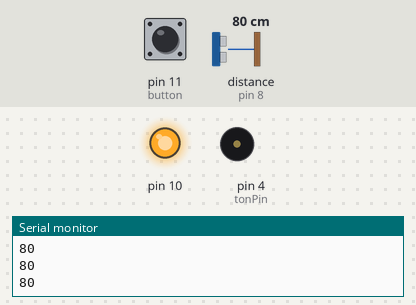
The sketch below on a simulated Arduino Uno, built with avr-gcc and run on an emulated ATmega328P. Parts: output pins drawn as LEDs (lit = HIGH), buzzer (waves = sounding), the last lines printed to the serial monitor. Wiring (inferred from the names in the program): ultrasonic range finder: trigger pin 7; echo pin 8. The test bench sets the inputs (shaded band); at power-on: distance to the obstacle (sensor on pin 8) 80 cm, pin 11 (button) LOW. The echo pulse lasts 58.3 µs per cm; pins used as bus, display or sensor lines are not drawn.

Above: at 2.4 s.
2.5 s: distance to the obstacle (sensor on pin 8) set to 72 cm
At 2.94 s:
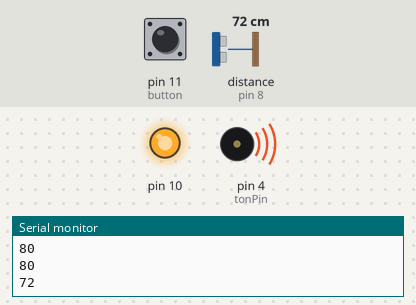
At 3.34 s:
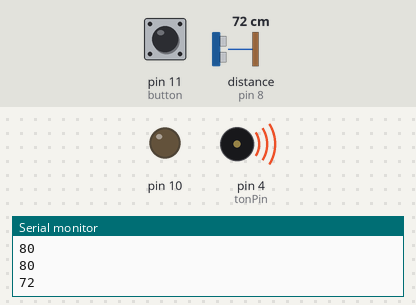
Timing chart, 0 to 11.5 s (numbered marks = the images above; inputs shaded):
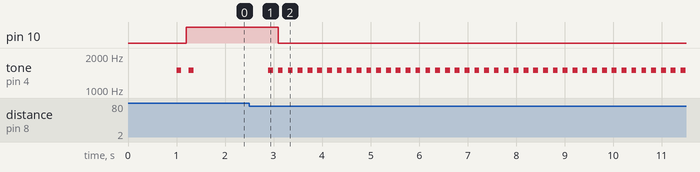

Measured:
- the behaviour switches between 78 and 77 cm on distance to the obstacle (sensor on pin 8) (found by bisection; images 0 and 1)
- after the input at 2.5 s, pin 10: HIGH → LOW after 0.59 s; tone on pin 4 (tonPin): alternates 1500 Hz for 0.10 s and silent for 0.10 s, starting after 0.39 s
- by itself, tone on pin 4 (tonPin): alternates 1500 Hz for 0.10 s and silent for 0.15 s, 4 changes in all, then stays silent

The sketch:

simple_distance-test.ino
```cpp
//
//  Ultrasonic distance sensor
//
#define SIZE 10
 const int Trig = 7;
 const int Echo = 8;
  unsigned int time_us=0;
  unsigned int distance_sm=0;
  int button = 11;
  int srednee = 0;
  int dist[SIZE];
  int sumDist = 0;
  int flag = 0;
  int tonPin = 4;
//  Function
int readDistance()
{
  digitalWrite(Trig, HIGH); // Подаем сигнал на выход микроконтроллера
  delayMicroseconds(10); // Удерживаем 10 микросекунд
   digitalWrite(Trig, LOW); // Затем убираем
     time_us=pulseIn(Echo, HIGH); // Замеряем длину импульса
       distance_sm=time_us/58; // Пересчитываем в сантиметры
  return distance_sm;
}

void Beep(){
  //if(flag = 0){
  tone(tonPin,1500);
  delay(100);
  noTone(tonPin);
  delay(100);
 // }
}
  int distance=0;
void setup() {
  Serial.begin(9600);
  // put your setup code here, to run once:
 pinMode(Trig, OUTPUT);
   pinMode(Echo, INPUT);
   pinMode(button,INPUT);
   pinMode(10, OUTPUT);
  int pos = 0;
  pos  = digitalRead(button);
   while(  pos!=0){
  pos =digitalRead(button);
  //Serial.print("Button =");
   }

   delay(1000);
   Beep();
   digitalWrite(10,HIGH);
   for(int i =0;i<SIZE;i++){
    dist[i] = readDistance();
      }

for(int i =0;i<SIZE;i++){
    sumDist = sumDist+dist[i];
  }
   srednee = sumDist/(SIZE-1);
   Serial.println(srednee);
}
void loop() {
  Beep();
  // put your main code here, to run repeatedly:
int workMode = readDistance();
int predelUP = srednee+10;
int predelDW = srednee-10;
int sum;
 while(workMode==srednee||workMode>predelDW ||workMode<predelUP){
  if(workMode>predelUP){
    break;
  }else
  if(workMode<predelDW){
    break;
  }
  workMode = readDistance();
  Serial.println(workMode);
  delay(200);
 }
 Beep();
 // Serial.println(workMode);
 digitalWrite(10,LOW);
}
```
